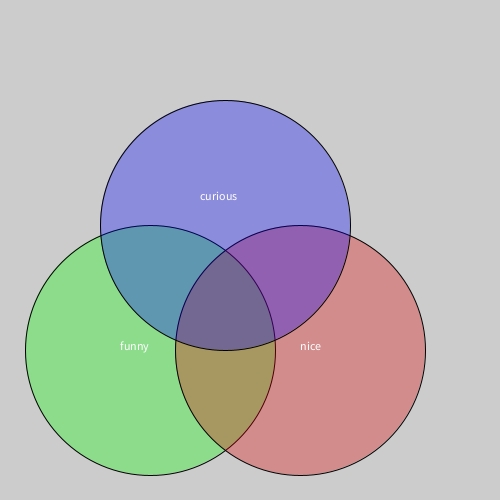
Frame 1 (no input)
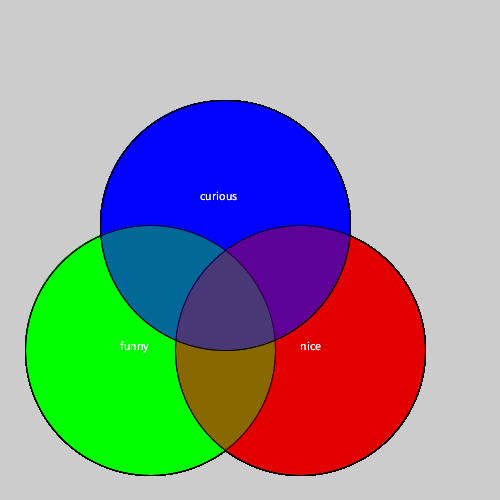
Frame 60 (the mouse pressed at the canvas centre just before this capture)
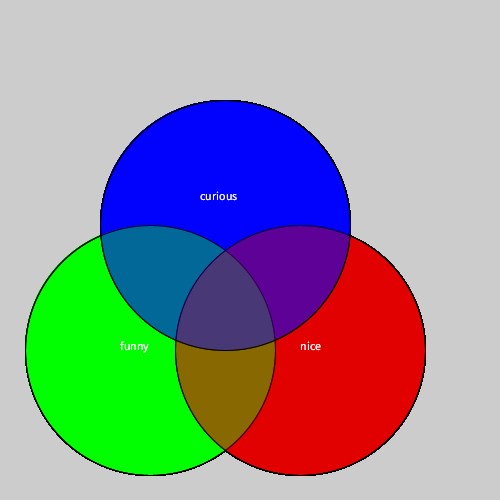
Frame 120 (the mouse held since frame 60 and released just before this capture)

The Processing sketch that drew these frames (run headless with seeded random() and noise(); from frame 60 on, the mouse is pressed at the canvas centre):

// Processing sketch: venn_diagram
// ── venn_diagram.pde

void setup () {
size (500,500);
}


void draw () {

fill (0,255,0,80);
ellipse (150, 350, 250, 250);
fill (225,0,0,80);
ellipse (300, 350, 250, 250);
fill (0,0,255,80);

ellipse (225,225,250, 250);
fill (255,255,255);
text("curious",200,200);
text("funny",120,350);
text("nice",300,350);
}
